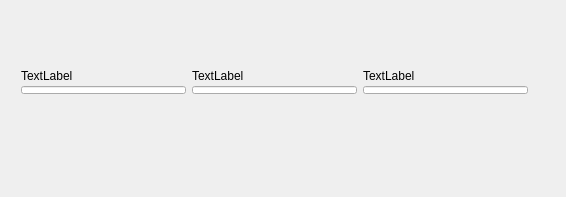
<?xml version="1.0" encoding="UTF-8"?>
<ui version="4.0">
 <class>Widget</class>
 <widget class="QWidget" name="Widget">
  <property name="geometry">
   <rect>
    <x>0</x>
    <y>0</y>
    <width>566</width>
    <height>197</height>
   </rect>
  </property>
  <property name="windowTitle">
   <string>Widget</string>
  </property>
  <widget class="QWidget" name="">
   <property name="geometry">
    <rect>
     <x>10</x>
     <y>60</y>
     <width>529</width>
     <height>45</height>
    </rect>
   </property>
   <layout class="QGridLayout" name="gridLayout">
    <item row="0" column="0">
     <widget class="QLabel" name="label">
      <property name="text">
       <string>TextLabel</string>
      </property>
     </widget>
    </item>
    <item row="0" column="1">
     <widget class="QLabel" name="label_2">
      <property name="text">
       <string>TextLabel</string>
      </property>
     </widget>
    </item>
    <item row="0" column="2">
     <widget class="QLabel" name="label_3">
      <property name="text">
       <string>TextLabel</string>
      </property>
     </widget>
    </item>
    <item row="1" column="0">
     <widget class="QLineEdit" name="lineEdit"/>
    </item>
    <item row="1" column="1">
     <widget class="QLineEdit" name="lineEdit_2"/>
    </item>
    <item row="1" column="2">
     <widget class="QLineEdit" name="lineEdit_3"/>
    </item>
   </layout>
  </widget>
  <zorder>label</zorder>
  <zorder>label_2</zorder>
  <zorder>label_3</zorder>
  <zorder>lineEdit</zorder>
  <zorder>lineEdit_2</zorder>
  <zorder>lineEdit_3</zorder>
  <zorder>label_2</zorder>
  <zorder>label</zorder>
  <zorder>label_2</zorder>
  <zorder>label_3</zorder>
  <zorder>lineEdit</zorder>
  <zorder>lineEdit_2</zorder>
  <zorder>lineEdit_3</zorder>
 </widget>
 <layoutdefault spacing="6" margin="11"/>
 <resources/>
 <connections/>
</ui>
